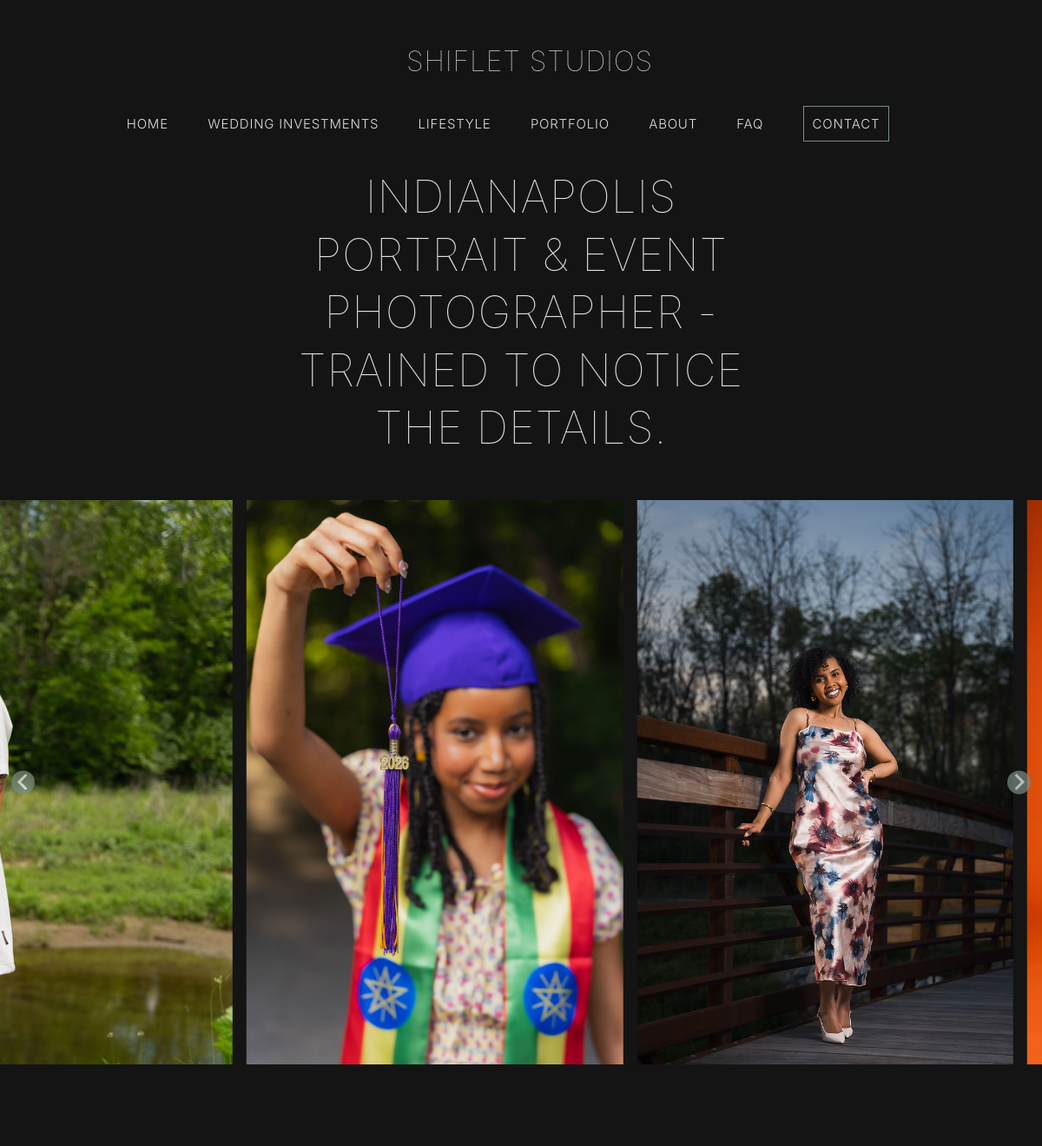
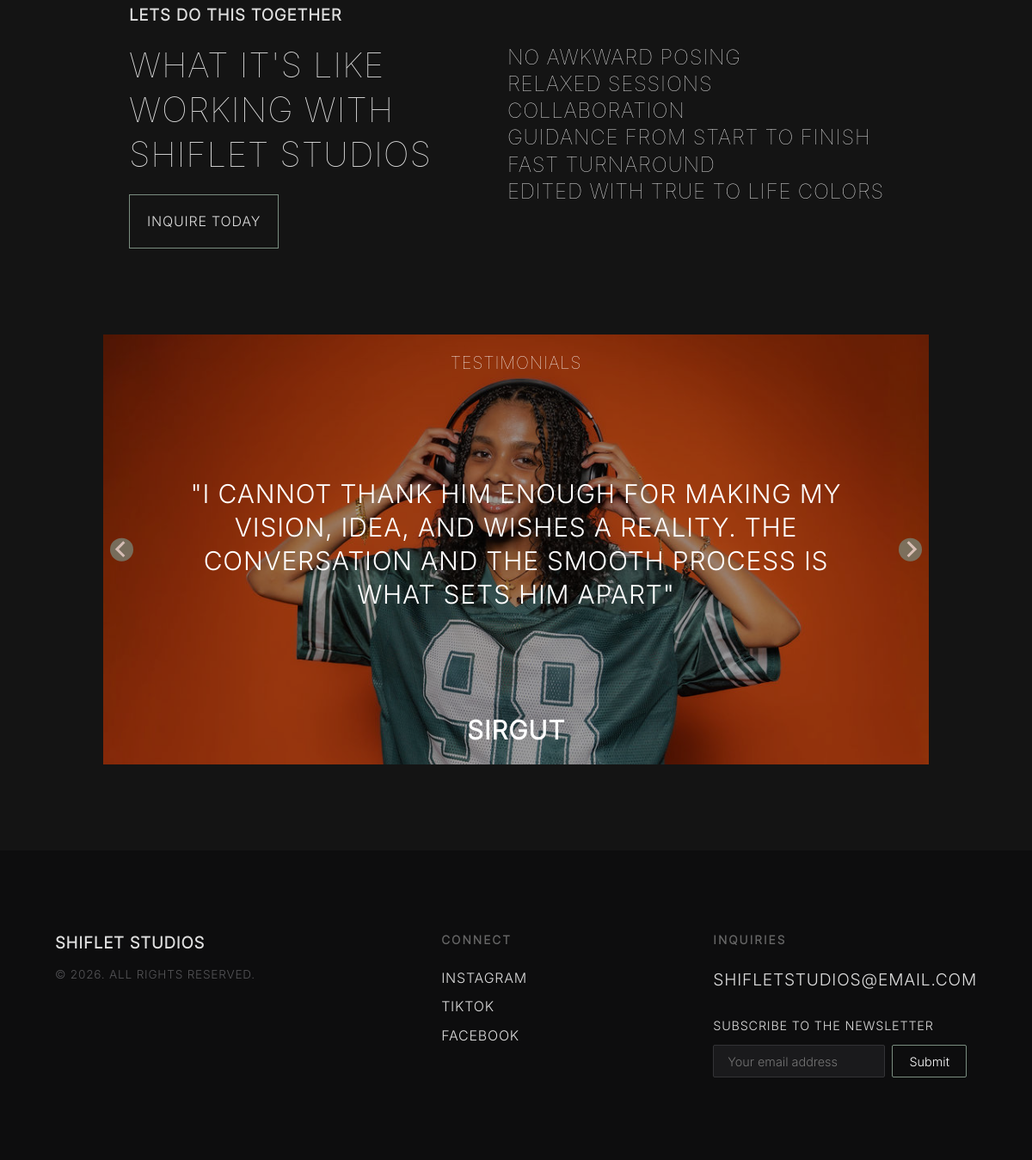
The page / on the database its author committed (2 pictures, top to bottom).
### tables this page shows
CREATE TABLE homepage_carousel_images (
        id INTEGER PRIMARY KEY AUTOINCREMENT,
        image_name TEXT NOT NULL
    );

CREATE TABLE testimonials (
    id INTEGER PRIMARY KEY AUTOINCREMENT,
    image_name TEXT NOT NULL,
    client_name,
    client_testimonial TEXT NOT NULL
    );

### app.py (the view)
@app.route('/')
def home():
    connection = sqlite3.connect("database.db")
    cursor = connection.cursor()
    cursor.execute("SELECT image_name FROM homepage_carousel_images")
    raw_images = cursor.fetchall()
    connection.close()
    carousel_images = [row[0] for row in raw_images]
    return render_template('home.html', page_class='home-page', carousel_images=carousel_images, testimonials=testimonial_creation())

### app.py (called while the page is built)
def testimonial_creation():
    connection = sqlite3.connect("database.db")
    cursor = connection.cursor()
    cursor.execute("SELECT image_name, client_name, client_testimonial FROM testimonials")
    all_testimonials = cursor.fetchall()
    connection.close()
    testimonials = [row for row in all_testimonials]
    return testimonials

### templates/home.html
{% extends 'layout.html' %}
{% block content %}
            <section id="introduction">
                <h2 id="introduction-text" class="thin-text">Indianapolis Portrait & Event Photographer - Trained to notice the details. </h2>
            </section>
            <section id="carousel">
                <div id="home-img-carousel" class="splide" role="group" aria-label="home-carousel">
                    <div class="splide__track">
                        <ul class="splide__list">
                            {% for row in carousel_images %}
                                <li class="splide__slide">
                                    <img class="slide-img" src="{{ url_for('static', filename='photos/' + row) }}" alt="Studio Showcase Portfolio Photo">
                                </li>
                            {% endfor %}
                        </ul>
                    </div>
                </div>
            </section>
            <section id="what-its-like">
                <div id="left-section">
                    <h3>Lets Do This Together</h3>
                    <h2>What It's Like<br>Working With<br>Shiflet Studios</h2>
                    <span id="inquire-today-container"><a id="inquire-link" href="/contact">Inquire Today</a></span>
                </div>
                <div id="right-section">
                    <h2>No awkward posing<br>Relaxed sessions<br>Collaboration<br>Guidance from start to finish<br>Fast turnaround<br>Edited with true to life colors</h2>
                </div>
            </section>
            <section id="testimonials">
                    <div class="splide testimonial-slider" role="group" aria-label="home-carousel">
                        <div class="splide__track">
                            <ul class="splide__list">
                                {% for row in testimonials %}
                                <li class="splide__slide">
                                    <div class="image-container">
                                        <img class="slide-img" src="{{ url_for('static', filename='photos/' + row[0]) }}" alt="Studio Showcase Portfolio Photo">
                                        <div class="text-overlay">
                                            <h2>Testimonials</h2>
                                            <p>"{{ row[2] }}"</p>
                                            <h3>{{ row[1] }}</h3>
                                        </div>
                                    </div>
                                </li>
                                {% endfor %}
                            </ul>
                        </div>
                    </div>
            </section>
{% endblock %}

### templates/layout.html (shortened to what this page needs)
<!DOCTYPE html>
<html lang="en">
  <head>
    <link href="https://googleapis.com" rel="stylesheet">
    <link rel="stylesheet" href="{{ url_for('static', filename='splide-4.1.3/dist/css/splide.min.css') }}">
    <link rel="stylesheet" href="{{ url_for('static', filename='css/style.css') }}">
  </head>
    <body class="{{ page_class | default('default-page') }}">
        <header id="header">
            <div id="title-container">
                <h1 id="header-title">Shiflet Studios</h1>
            </div>
            <nav id="nav-bar">
                <span class="nav-link-container"><a class="nav-link" href="/">Home</a></span>
                <span class="nav-link-container"><a class="nav-link" href="/wedding-investments">Wedding Investments</a></span>
                <span class="nav-link-container"><a class="nav-link" href="/lifestyle">Lifestyle</a></span>
                <span class="nav-link-container"><a class="nav-link" href="/portfolio">Portfolio</a></span>
                <span class="nav-link-container"><a class="nav-link" href="/about">About</a></span>
                <span class="nav-link-container"><a class="nav-link" href="/faq">FAQ</a></span>
                <span class="nav-link-container" id="contact-link-container"><a class="nav-link" id="contact-link" href="/contact">Contact</a></span>
            </nav>
        </header>
        <main>
            {% block content %}{% endblock %}
        </main>
        <footer>
                <div class="footer-container">
                    <div class="footer-column branding">
                        <h3>Shiflet Studios</h3>
                        <p class="copyright">&copy; 2026. All rights reserved.</p>
                    </div>
                    <div class="footer-column socials">
                        <h4>Connect</h4>
                        <ul>
                        <li><a href="https://www.instagram.com/shifletstudios/" target="_blank">Instagram</a></li>
                        <li><a href="https://www.tiktok.com/@shifletstudios" target="_blank">TikTok</a></li>
                        <li><a href="https://www.facebook.com/profile.php?id=61589223472948" target="_blank">Facebook</a></li>
                        </ul>
                    </div>
                    <div class="footer-column contact-newsletter">
                        <h4>Inquiries</h4>
                        <a href="mailto:hello@email.com" class="footer-email">ShifletStudios@email.com</a>
                        <div class="newsletter-box">
                            <p>Subscribe to the newsletter</p>
                            <form id="form" class="newsletter-form" action="https://www.freecodecamp.org/email-submit" onsubmit="event.preventDefault();">
                                <input id="email" name="email" type="email" placeholder="Your email address" required>
                                <input id="submit" type="submit" value="Submit">
                            </form>
                        </div>
                    </div>
                </div>
        </footer>
    </body>
</html>

### rows shown on the page
homepage_carousel_images: image_name (picture)
homepage_carousel_images: image_name (picture)
homepage_carousel_images: image_name (picture)
homepage_carousel_images: image_name (picture)
testimonials: image_name (picture), client_testimonial "I CANNOT THANK HIM ENOUGH FOR MAKING MY VISION, IDEA, AND WISHES A REALITY. THE CONVERSATION AND THE SMOOTH PROCESS IS WHAT SETS HIM APART", client_name "SIRGUT"
